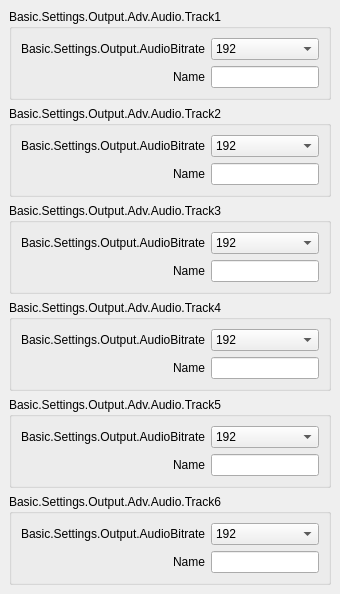
               <widget class="QWidget" name="advOutputAudioTracksTab">
                <attribute name="title">
                 <string>Basic.Settings.Audio</string>
                </attribute>
                <layout class="QVBoxLayout" name="verticalLayout_9">
                 <property name="leftMargin">
                  <number>0</number>
                 </property>
                 <property name="topMargin">
                  <number>0</number>
                 </property>
                 <property name="rightMargin">
                  <number>0</number>
                 </property>
                 <property name="bottomMargin">
                  <number>0</number>
                 </property>
                 <item alignment="Qt::AlignTop">
                  <widget class="QWidget" name="widget_3" native="true">
                   <property name="sizePolicy">
                    <sizepolicy hsizetype="Preferred" vsizetype="Preferred">
                     <horstretch>0</horstretch>
                     <verstretch>0</verstretch>
                    </sizepolicy>
                   </property>
                   <layout class="QVBoxLayout" name="verticalLayout_10">
                    <item>
                     <widget class="QGroupBox" name="groupBox">
                      <property name="sizePolicy">
                       <sizepolicy hsizetype="Preferred" vsizetype="Maximum">
                        <horstretch>0</horstretch>
                        <verstretch>0</verstretch>
                       </sizepolicy>
                      </property>
                      <property name="title">
                       <string>Basic.Settings.Output.Adv.Audio.Track1</string>
                      </property>
                      <layout class="QFormLayout" name="formLayout_10">
                       <property name="fieldGrowthPolicy">
                        <enum>QFormLayout::AllNonFixedFieldsGrow</enum>
                       </property>
                       <property name="labelAlignment">
                        <set>Qt::AlignRight|Qt::AlignTrailing|Qt::AlignVCenter</set>
                       </property>
                       <item row="0" column="1">
                        <widget class="QComboBox" name="advOutTrack1Bitrate">
                         <property name="currentIndex">
                          <number>8</number>
                         </property>
                         <item>
                          <property name="text">
                           <string>32</string>
                          </property>
                         </item>
                         <item>
                          <property name="text">
                           <string>48</string>
                          </property>
                         </item>
                         <item>
                          <property name="text">
                           <string>64</string>
                          </property>
                         </item>
                         <item>
                          <property name="text">
                           <string>80</string>
                          </property>
                         </item>
                         <item>
                          <property name="text">
                           <string>96</string>
                          </property>
                         </item>
                         <item>
                          <property name="text">
                           <string>112</string>
                          </property>
                         </item>
                         <item>
                          <property name="text">
                           <string>128</string>
                          </property>
                         </item>
                         <item>
                          <property name="text">
                           <string>160</string>
                          </property>
                         </item>
                         <item>
                          <property name="text">
                           <string>192</string>
                          </property>
                         </item>
                         <item>
                          <property name="text">
                           <string>256</string>
                          </property>
                         </item>
                         <item>
                          <property name="text">
                           <string>320</string>
                          </property>
                         </item>
                        </widget>
                       </item>
                       <item row="0" column="0">
                        <widget class="QLabel" name="label_25">
                         <property name="minimumSize">
                          <size>
                           <width>170</width>
                           <height>0</height>
                          </size>
                         </property>
                         <property name="text">
                          <string>Basic.Settings.Output.AudioBitrate</string>
                         </property>
                         <property name="alignment">
                          <set>Qt::AlignRight|Qt::AlignTrailing|Qt::AlignVCenter</set>
                         </property>
                         <property name="buddy">
                          <cstring>advOutTrack1Bitrate</cstring>
                         </property>
                        </widget>
                       </item>
                       <item row="1" column="0">
                        <widget class="QLabel" name="label_55">
                         <property name="text">
                          <string>Name</string>
                         </property>
                         <property name="buddy">
                          <cstring>advOutTrack1Name</cstring>
                         </property>
                        </widget>
                       </item>
                       <item row="1" column="1">
                        <widget class="QLineEdit" name="advOutTrack1Name"/>
                       </item>
                      </layout>
                     </widget>
                    </item>
                    <item>
                     <widget class="QGroupBox" name="groupBox_2">
                      <property name="sizePolicy">
                       <sizepolicy hsizetype="Preferred" vsizetype="Maximum">
                        <horstretch>0</horstretch>
                        <verstretch>0</verstretch>
                       </sizepolicy>
                      </property>
                      <property name="title">
                       <string>Basic.Settings.Output.Adv.Audio.Track2</string>
                      </property>
                      <layout class="QFormLayout" name="formLayout_11">
                       <property name="fieldGrowthPolicy">
                        <enum>QFormLayout::AllNonFixedFieldsGrow</enum>
                       </property>
                       <property name="labelAlignment">
                        <set>Qt::AlignRight|Qt::AlignTrailing|Qt::AlignVCenter</set>
                       </property>
                       <item row="0" column="0">
                        <widget class="QLabel" name="label_49">
                         <property name="minimumSize">
                          <size>
                           <width>170</width>
                           <height>0</height>
                          </size>
                         </property>
                         <property name="text">
                          <string>Basic.Settings.Output.AudioBitrate</string>
                         </property>
                         <property name="alignment">
                          <set>Qt::AlignRight|Qt::AlignTrailing|Qt::AlignVCenter</set>
                         </property>
                         <property name="buddy">
                          <cstring>advOutTrack2Bitrate</cstring>
                         </property>
                        </widget>
                       </item>
                       <item row="0" column="1">
                        <widget class="QComboBox" name="advOutTrack2Bitrate">
                         <property name="currentIndex">
                          <number>8</number>
                         </property>
                         <item>
                          <property name="text">
                           <string>32</string>
                          </property>
                         </item>
                         <item>
                          <property name="text">
                           <string>48</string>
                          </property>
                         </item>
                         <item>
                          <property name="text">
                           <string>64</string>
                          </property>
                         </item>
                         <item>
                          <property name="text">
                           <string>80</string>
                          </property>
                         </item>
                         <item>
                          <property name="text">
                           <string>96</string>
                          </property>
                         </item>
                         <item>
                          <property name="text">
                           <string>112</string>
                          </property>
                         </item>
                         <item>
                          <property name="text">
                           <string>128</string>
                          </property>
                         </item>
                         <item>
                          <property name="text">
                           <string>160</string>
                          </property>
                         </item>
                         <item>
                          <property name="text">
                           <string>192</string>
                          </property>
                         </item>
                         <item>
                          <property name="text">
                           <string>256</string>
                          </property>
                         </item>
                         <item>
                          <property name="text">
                           <string>320</string>
                          </property>
                         </item>
                        </widget>
                       </item>
                       <item row="1" column="0">
                        <widget class="QLabel" name="label_50">
                         <property name="text">
                          <string>Name</string>
                         </property>
                         <property name="buddy">
                          <cstring>advOutTrack2Name</cstring>
                         </property>
                        </widget>
                       </item>
                       <item row="1" column="1">
                        <widget class="QLineEdit" name="advOutTrack2Name"/>
                       </item>
                      </layout>
                     </widget>
                    </item>
                    <item>
                     <widget class="QGroupBox" name="groupBox_3">
                      <property name="sizePolicy">
                       <sizepolicy hsizetype="Preferred" vsizetype="Maximum">
                        <horstretch>0</horstretch>
                        <verstretch>0</verstretch>
                       </sizepolicy>
                      </property>
                      <property name="title">
                       <string>Basic.Settings.Output.Adv.Audio.Track3</string>
                      </property>
                      <layout class="QFormLayout" name="formLayout_12">
                       <property name="fieldGrowthPolicy">
                        <enum>QFormLayout::AllNonFixedFieldsGrow</enum>
                       </property>
                       <property name="labelAlignment">
                        <set>Qt::AlignRight|Qt::AlignTrailing|Qt::AlignVCenter</set>
                       </property>
                       <item row="0" column="0">
                        <widget class="QLabel" name="label_51">
                         <property name="minimumSize">
                          <size>
                           <width>170</width>
                           <height>0</height>
                          </size>
                         </property>
                         <property name="text">
                          <string>Basic.Settings.Output.AudioBitrate</string>
                         </property>
                         <property name="alignment">
                          <set>Qt::AlignRight|Qt::AlignTrailing|Qt::AlignVCenter</set>
                         </property>
                         <property name="buddy">
                          <cstring>advOutTrack3Bitrate</cstring>
                         </property>
                        </widget>
                       </item>
                       <item row="0" column="1">
                        <widget class="QComboBox" name="advOutTrack3Bitrate">
                         <property name="currentIndex">
                          <number>8</number>
                         </property>
                         <item>
                          <property name="text">
                           <string>32</string>
                          </property>
                         </item>
                         <item>
                          <property name="text">
                           <string>48</string>
                          </property>
                         </item>
                         <item>
                          <property name="text">
                           <string>64</string>
                          </property>
                         </item>
                         <item>
                          <property name="text">
                           <string>80</string>
                          </property>
                         </item>
                         <item>
                          <property name="text">
                           <string>96</string>
                          </property>
                         </item>
                         <item>
                          <property name="text">
                           <string>112</string>
                          </property>
                         </item>
                         <item>
                          <property name="text">
                           <string>128</string>
                          </property>
                         </item>
                         <item>
                          <property name="text">
                           <string>160</string>
                          </property>
                         </item>
                         <item>
                          <property name="text">
                           <string>192</string>
                          </property>
                         </item>
                         <item>
                          <property name="text">
                           <string>256</string>
                          </property>
                         </item>
                         <item>
                          <property name="text">
                           <string>320</string>
                          </property>
                         </item>
                        </widget>
                       </item>
                       <item row="1" column="0">
                        <widget class="QLabel" name="label_52">
                         <property name="text">
                          <string>Name</string>
                         </property>
                         <property name="buddy">
                          <cstring>advOutTrack3Name</cstring>
                         </property>
                        </widget>
                       </item>
                       <item row="1" column="1">
                        <widget class="QLineEdit" name="advOutTrack3Name"/>
                       </item>
                      </layout>
                     </widget>
                    </item>
                    <item>
                     <widget class="QGroupBox" name="groupBox_4">
                      <property name="sizePolicy">
                       <sizepolicy hsizetype="Preferred" vsizetype="Maximum">
                        <horstretch>0</horstretch>
                        <verstretch>0</verstretch>
                       </sizepolicy>
                      </property>
                      <property name="title">
                       <string>Basic.Settings.Output.Adv.Audio.Track4</string>
                      </property>
                      <layout class="QFormLayout" name="formLayout_13">
                       <property name="fieldGrowthPolicy">
                        <enum>QFormLayout::AllNonFixedFieldsGrow</enum>
                       </property>
                       <property name="labelAlignment">
                        <set>Qt::AlignRight|Qt::AlignTrailing|Qt::AlignVCenter</set>
                       </property>
                       <item row="0" column="0">
                        <widget class="QLabel" name="label_53">
                         <property name="minimumSize">
                          <size>
                           <width>170</width>
                           <height>0</height>
                          </size>
                         </property>
                         <property name="text">
                          <string>Basic.Settings.Output.AudioBitrate</string>
                         </property>
                         <property name="alignment">
                          <set>Qt::AlignRight|Qt::AlignTrailing|Qt::AlignVCenter</set>
                         </property>
                         <property name="buddy">
                          <cstring>advOutTrack4Bitrate</cstring>
                         </property>
                        </widget>
                       </item>
                       <item row="0" column="1">
                        <widget class="QComboBox" name="advOutTrack4Bitrate">
                         <property name="currentIndex">
                          <number>8</number>
                         </property>
                         <item>
                          <property name="text">
                           <string>32</string>
                          </property>
                         </item>
                         <item>
                          <property name="text">
                           <string>48</string>
                          </property>
                         </item>
                         <item>
                          <property name="text">
                           <string>64</string>
                          </property>
                         </item>
                         <item>
                          <property name="text">
                           <string>80</string>
                          </property>
                         </item>
                         <item>
                          <property name="text">
                           <string>96</string>
                          </property>
                         </item>
                         <item>
                          <property name="text">
                           <string>112</string>
                          </property>
                         </item>
                         <item>
                          <property name="text">
                           <string>128</string>
                          </property>
                         </item>
                         <item>
                          <property name="text">
                           <string>160</string>
                          </property>
                         </item>
                         <item>
                          <property name="text">
                           <string>192</string>
                          </property>
                         </item>
                         <item>
                          <property name="text">
                           <string>256</string>
                          </property>
                         </item>
                         <item>
                          <property name="text">
                           <string>320</string>
                          </property>
                         </item>
                        </widget>
                       </item>
                       <item row="1" column="0">
                        <widget class="QLabel" name="label_54">
                         <property name="text">
                          <string>Name</string>
                         </property>
                         <property name="buddy">
                          <cstring>advOutTrack4Name</cstring>
                         </property>
                        </widget>
                       </item>
                       <item row="1" column="1">
                        <widget class="QLineEdit" name="advOutTrack4Name"/>
                       </item>
                      </layout>
                     </widget>
                    </item>
                    <item>
                     <widget class="QGroupBox" name="groupBox_9">
                      <property name="sizePolicy">
                       <sizepolicy hsizetype="Preferred" vsizetype="Maximum">
                        <horstretch>0</horstretch>
                        <verstretch>0</verstretch>
                       </sizepolicy>
                      </property>
                      <property name="title">
                       <string>Basic.Settings.Output.Adv.Audio.Track5</string>
                      </property>
                      <layout class="QFormLayout" name="formLayout_25">
                       <property name="fieldGrowthPolicy">
                        <enum>QFormLayout::AllNonFixedFieldsGrow</enum>
                       </property>
                       <property name="labelAlignment">
                        <set>Qt::AlignRight|Qt::AlignTrailing|Qt::AlignVCenter</set>
                       </property>
                       <item row="0" column="0">
                        <widget class="QLabel" name="label_59">
                         <property name="minimumSize">
                          <size>
                           <width>170</width>
                           <height>0</height>
                          </size>
                         </property>
                         <property name="text">
                          <string>Basic.Settings.Output.AudioBitrate</string>
                         </property>
                         <property name="alignment">
                          <set>Qt::AlignRight|Qt::AlignTrailing|Qt::AlignVCenter</set>
                         </property>
                         <property name="buddy">
                          <cstring>advOutTrack5Bitrate</cstring>
                         </property>
                        </widget>
                       </item>
                       <item row="0" column="1">
                        <widget class="QComboBox" name="advOutTrack5Bitrate">
                         <property name="currentIndex">
                          <number>8</number>
                         </property>
                         <item>
                          <property name="text">
                           <string>32</string>
                          </property>
                         </item>
                         <item>
                          <property name="text">
                           <string>48</string>
                          </property>
                         </item>
                         <item>
                          <property name="text">
                           <string>64</string>
                          </property>
                         </item>
                         <item>
                          <property name="text">
                           <string>80</string>
                          </property>
                         </item>
                         <item>
                          <property name="text">
                           <string>96</string>
                          </property>
                         </item>
                         <item>
                          <property name="text">
                           <string>112</string>
                          </property>
                         </item>
                         <item>
                          <property name="text">
                           <string>128</string>
                          </property>
                         </item>
                         <item>
                          <property name="text">
                           <string>160</string>
                          </property>
                         </item>
                         <item>
                          <property name="text">
                           <string>192</string>
                          </property>
                         </item>
                         <item>
                          <property name="text">
                           <string>256</string>
                          </property>
                         </item>
                         <item>
                          <property name="text">
                           <string>320</string>
                          </property>
                         </item>
                        </widget>
                       </item>
                       <item row="1" column="0">
                        <widget class="QLabel" name="label_60">
                         <property name="text">
                          <string>Name</string>
                         </property>
                         <property name="buddy">
                          <cstring>advOutTrack5Name</cstring>
                         </property>
                        </widget>
                       </item>
                       <item row="1" column="1">
                        <widget class="QLineEdit" name="advOutTrack5Name"/>
                       </item>
                      </layout>
                     </widget>
                    </item>
                    <item>
                     <widget class="QGroupBox" name="groupBox_12">
                      <property name="sizePolicy">
                       <sizepolicy hsizetype="Preferred" vsizetype="Maximum">
                        <horstretch>0</horstretch>
                        <verstretch>0</verstretch>
                       </sizepolicy>
                      </property>
                      <property name="title">
                       <string>Basic.Settings.Output.Adv.Audio.Track6</string>
                      </property>
                      <layout class="QFormLayout" name="formLayout_26">
                       <property name="fieldGrowthPolicy">
                        <enum>QFormLayout::AllNonFixedFieldsGrow</enum>
                       </property>
                       <property name="labelAlignment">
                        <set>Qt::AlignRight|Qt::AlignTrailing|Qt::AlignVCenter</set>
                       </property>
                       <item row="0" column="0">
                        <widget class="QLabel" name="label_61">
                         <property name="minimumSize">
                          <size>
                           <width>170</width>
                           <height>0</height>
                          </size>
                         </property>
                         <property name="text">
                          <string>Basic.Settings.Output.AudioBitrate</string>
                         </property>
                         <property name="alignment">
                          <set>Qt::AlignRight|Qt::AlignTrailing|Qt::AlignVCenter</set>
                         </property>
                         <property name="buddy">
                          <cstring>advOutTrack6Bitrate</cstring>
                         </property>
                        </widget>
                       </item>
                       <item row="0" column="1">
                        <widget class="QComboBox" name="advOutTrack6Bitrate">
                         <property name="currentIndex">
                          <number>8</number>
                         </property>
                         <item>
                          <property name="text">
                           <string>32</string>
                          </property>
                         </item>
                         <item>
                          <property name="text">
                           <string>48</string>
                          </property>
                         </item>
                         <item>
                          <property name="text">
                           <string>64</string>
                          </property>
                         </item>
                         <item>
                          <property name="text">
                           <string>80</string>
                          </property>
                         </item>
                         <item>
                          <property name="text">
                           <string>96</string>
                          </property>
                         </item>
                         <item>
                          <property name="text">
                           <string>112</string>
                          </property>
                         </item>
                         <item>
                          <property name="text">
                           <string>128</string>
                          </property>
                         </item>
                         <item>
                          <property name="text">
                           <string>160</string>
                          </property>
                         </item>
                         <item>
                          <property name="text">
                           <string>192</string>
                          </property>
                         </item>
                         <item>
                          <property name="text">
                           <string>256</string>
                          </property>
                         </item>
                         <item>
                          <property name="text">
                           <string>320</string>
                          </property>
                         </item>
                        </widget>
                       </item>
                       <item row="1" column="0">
                        <widget class="QLabel" name="label_62">
                         <property name="text">
                          <string>Name</string>
                         </property>
                         <property name="buddy">
                          <cstring>advOutTrack6Name</cstring>
                         </property>
                        </widget>
                       </item>
                       <item row="1" column="1">
                        <widget class="QLineEdit" name="advOutTrack6Name"/>
                       </item>
                      </layout>
                     </widget>
                    </item>
                   </layout>
                  </widget>
                 </item>
                </layout>
               </widget>
